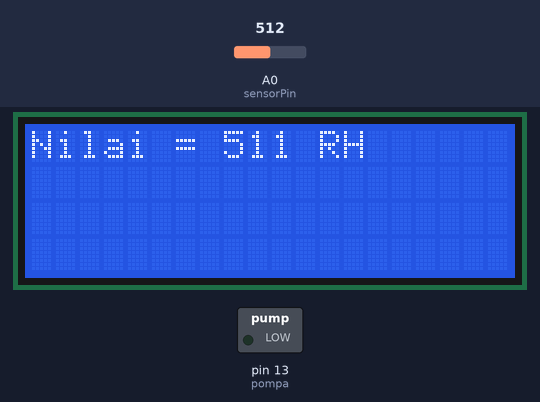
Recording of a sketch running on a simulated Arduino Uno, built with avr-gcc and run on an emulated ATmega328P. On the bench: 20×4 character LCD, switched loads named in the sketch (green lamp = pin HIGH). The inputs (shaded band) are chosen by the test bench; at power-on: A0 (sensorPin) = 512. Pins used as bus, display or sensor lines are not drawn; what the sketch prints to the serial monitor is not drawn.

Above: at 1.2 s.
1.3 s: A0 (sensorPin) set to 541
At 3.0 s:
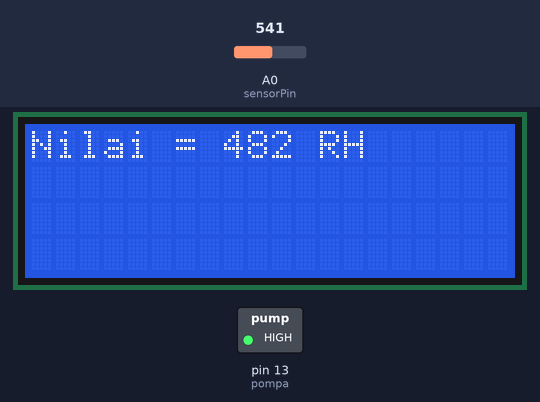
4.1 s: A0 (sensorPin) set to 511
At 4.5 s:
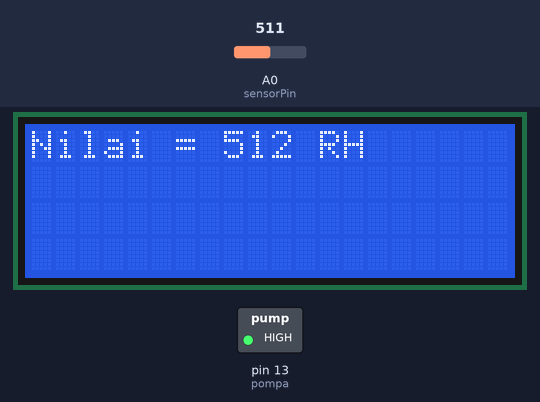
6.1 s: A0 (sensorPin) set to 490
At 8.4 s:
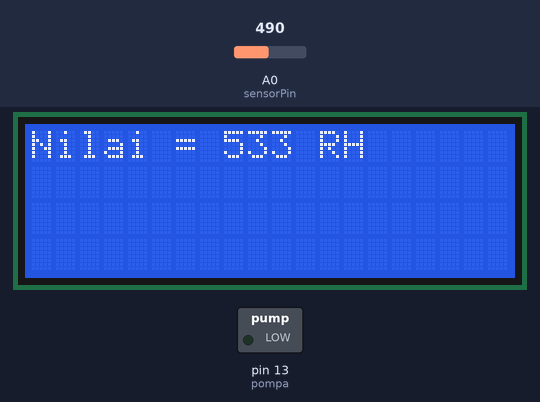
Timing chart, 0 to 9.9 s (numbered marks = the images above; inputs shaded):
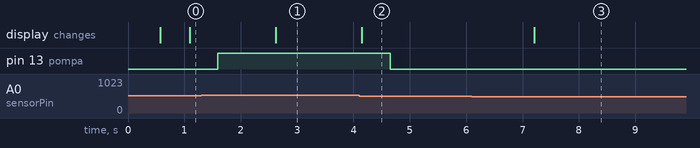

Measured:
- the behaviour switches between 523 and 524 on A0 (sensorPin) (found by bisection; images 0 and 1)
- after the input at 1.3 s, pin 13 (pompa): LOW → HIGH after 0.29 s; the display: changes after 1.3 s (image 1)
- after the input at 4.1 s, pin 13 (pompa): HIGH → LOW after 0.55 s; the display: changes after 0.05 s (image 2)
- after the input at 6.1 s, the display: changes after 1.1 s (image 3)

The sketch:

Versi_1.0.ino
```cpp
    // CONFIG KELEMBAPAN TANAH
int sensorPin = A0;   // pin sensor
int powerPin  = 2;    // untuk pengganti VCC

    // CONFIG POMPA
int pompa = 13;   // pin pompa

    // CONFIG LCD I2C
#include <Wire.h>
#include <LiquidCrystal_I2C.h>
LiquidCrystal_I2C lcd(0x27, 20, 4); // set the LCD address to 0x27 for a 16 chars and 2 line display

int bacaSensor() {
    // CONFIG READ SENSOR
  digitalWrite(powerPin, HIGH);             // hidupkan power
  delay(500);
  int nilaiSensor = analogRead(sensorPin);  // baca nilai analog dari sensor
  digitalWrite(powerPin, LOW);
  return 1023 - nilaiSensor;                // makin lembab maka makin tinggi nilai outputnya
}

void setup () {
    // DISPLAY SERIAL MONITOR
  Serial.begin(9600);

    // SETUP LCD
  lcd.begin();                       // Initialize the lcd

      // SETUP POMPA
  pinMode(pompa, OUTPUT);

    // SETUP SENSOR KELEMBAPAN TANAH
  pinMode(powerPin, OUTPUT);        // jadikan pin power sebagai output
  digitalWrite(powerPin, LOW);      // default bernilai LOW
}

void loop () {
    // SHOW KELEMBAPAN TANAH IN SERIAL MONITOR
  Serial.print("Nilai kelembaban: ");
  Serial.println(bacaSensor());

    // SHOW KELEMBAPAN TANAH IN LCD I2C
  lcd.setCursor(0,0);
  lcd.print("Nilai = ");
  lcd.print(bacaSensor());
  lcd.print(" RH                ");

  if(bacaSensor() < 500) {
    digitalWrite(pompa,HIGH);       // Pompa akan menyala
  } else {
    digitalWrite(pompa,LOW);        // Pompa akan mati
  }
}
```
